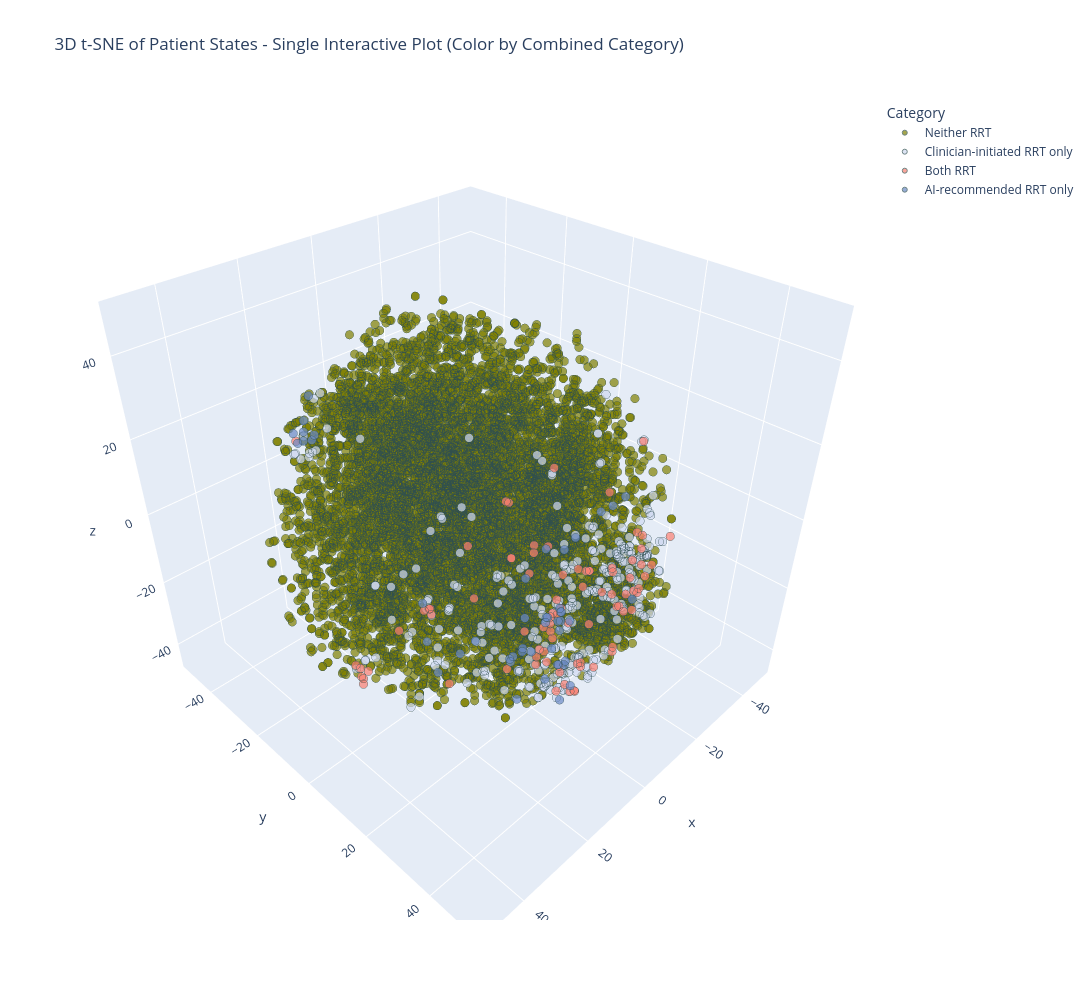

The code cell stored with this chart in its notebook:
### Code cell
import pandas as pd
import numpy as np
from sklearn.manifold import TSNE
import plotly.express as px

sample_size = 10000
N = len(MIMICzs)
if N > sample_size:
    sampled_indices = np.random.choice(MIMICzs.index, sample_size, replace=False)
    MIMICzs_sampled = MIMICzs.iloc[sampled_indices] if isinstance(MIMICzs, pd.DataFrame) else MIMICzs[sampled_indices]
    actions_sampled = actions.iloc[sampled_indices] if isinstance(actions, pd.Series) else np.array(actions)[sampled_indices]
    ai_actions_sampled = ai_recommended_actions.iloc[sampled_indices] if isinstance(ai_recommended_actions, pd.Series) else np.array(ai_recommended_actions)[sampled_indices]
else:
    MIMICzs_sampled = MIMICzs
    actions_sampled = actions
    ai_actions_sampled = ai_recommended_actions

actions_sampled = np.where(np.array(actions_sampled) == 1, 'RRT', 'No RRT')
ai_actions_sampled = np.where(np.array(ai_actions_sampled) == 1, 'RRT', 'No RRT')

actions_sampled = pd.Series([str(a).strip() for a in actions_sampled])
ai_actions_sampled = pd.Series([str(a).strip() for a in ai_actions_sampled])

# Print unique values to ensure they contain both 'RRT' and 'No RRT'
print("Unique clinician_action values:", actions_sampled.unique())
print("Unique ai_action values:", ai_actions_sampled.unique())

tsne = TSNE(n_components=3, random_state=42)
state_embeddings = tsne.fit_transform(
    MIMICzs_sampled.values if isinstance(MIMICzs_sampled, pd.DataFrame) else MIMICzs_sampled
)

embedding_df = pd.DataFrame({
    'x': state_embeddings[:, 0],
    'y': state_embeddings[:, 1],
    'z': state_embeddings[:, 2],
    'clinician_action': actions_sampled.values,
    'ai_action': ai_actions_sampled.values
})



# Create a combined category
def categorize(row):
    c_action = row['clinician_action']
    ai_action = row['ai_action']
    if c_action == 'No RRT' and ai_action == 'No RRT':
        return 'Neither RRT'
    elif c_action == 'No RRT' and ai_action == 'RRT':
        return 'AI-recommended RRT only'
    elif c_action == 'RRT' and ai_action == 'RRT':
        return 'Both RRT'
    elif c_action == 'RRT' and ai_action == 'No RRT':
        return 'Clinician-initiated RRT only'
    else:
        return 'No RRT'

embedding_df['combined_category'] = embedding_df.apply(categorize, axis=1)


print("Category counts:\n", embedding_df['combined_category'].value_counts())

color_mapping = {
    'Neither RRT': 'olive',           # silver
    'AI-recommended RRT only': '#6b8ac5',
    'Both RRT': 'salmon',         # black
    'Clinician-initiated RRT only': '#d0d9f0'
}

fig = px.scatter_3d(
    embedding_df,
    x='x', y='y', z='z',
    color='combined_category',
    color_discrete_map=color_mapping,
    hover_data=['clinician_action', 'ai_action'],
    title='3D t-SNE of Patient States - Single Interactive Plot (Color by Combined Category)'
)

fig.update_traces(marker=dict(size=5, opacity=0.7, line=dict(width=1, color='DarkSlateGrey')))
plt.rcParams['font.family'] = 'Helvetica'
# Increase figure size
fig.update_layout(
    width=1600,  # Width in pixels
    height=1000, # Height in pixels
    legend_title_text='Category'
)

fig.write_html(os.path.join(fig_path,"mimic_tsne_3d_interactive_colormap.html"))

fig.show()

### Figure 1 — Plotly figure (JSON) as saved in the notebook; plotly's stock layout.template omitted (floating-point values rounded to 4 significant figures; data arrays with more than 128 entries replaced by an {"elided": "..."} marker saying what was removed)
{"data": [{"customdata": {"elided": "9564x2 str values"}, "hovertemplate": "combined_category=Neither RRT<br>x=%{x}<br>y=%{y}<br>z=%{z}<br>clinician_action=%{customdata[0]}<br>ai_action=%{customdata[1]}<extra></extra>", "legendgroup": "Neither RRT", "marker": {"color": "olive", "line": {"color": "DarkSlateGrey", "width": 1}, "opacity": 0.7, "size": 5, "symbol": "circle"}, "mode": "markers", "name": "Neither RRT", "scene": "scene", "showlegend": true, "type": "scatter3d", "x": {"elided": "9564 float values"}, "y": {"elided": "9564 float values"}, "z": {"elided": "9564 float values"}}, {"customdata": {"elided": "305x2 str values"}, "hovertemplate": "combined_category=Clinician-initiated RRT only<br>x=%{x}<br>y=%{y}<br>z=%{z}<br>clinician_action=%{customdata[0]}<br>ai_action=%{customdata[1]}<extra></extra>", "legendgroup": "Clinician-initiated RRT only", "marker": {"color": "#d0d9f0", "line": {"color": "DarkSlateGrey", "width": 1}, "opacity": 0.7, "size": 5, "symbol": "circle"}, "mode": "markers", "name": "Clinician-initiated RRT only", "scene": "scene", "showlegend": true, "type": "scatter3d", "x": {"elided": "305 float values"}, "y": {"elided": "305 float values"}, "z": {"elided": "305 float values"}}, {"customdata": {"elided": "84x2 str values"}, "hovertemplate": "combined_category=Both RRT<br>x=%{x}<br>y=%{y}<br>z=%{z}<br>clinician_action=%{customdata[0]}<br>ai_action=%{customdata[1]}<extra></extra>", "legendgroup": "Both RRT", "marker": {"color": "salmon", "line": {"color": "DarkSlateGrey", "width": 1}, "opacity": 0.7, "size": 5, "symbol": "circle"}, "mode": "markers", "name": "Both RRT", "scene": "scene", "showlegend": true, "type": "scatter3d", "x": [10.38, 18.03, 0.5016, -16.83, 4.421, 0.7184, 26.85, 11.65, 8.361, 43.84, 42.09, 1.1, -30.77, -0.8247, -5.259, 4.701, -22.4, 8.91, -9.371, 43.9, 17.8, -22.12, 3.149, -10.73, 7.721, 10.47, -16.41, 2.486, 3.3, 3.256, 10.42, 0.6089, 43.69, 18.67, 0.289, -10.32, -5.174, -10.94, -6.487, -5.423, -0.2164, -4.278, -1.127, 16.76, 0.7912, 5.326, -13.23, -4.917, 43.53, -4.99, 42.79, 0.7115, 0.1393, 18.36, -2.835, -1.463, -0.03687, -18.75, -2.378, -4.191, 11.04, -15.54, 11.1, -21.96, -18.56, -0.3795, 1.43, -21.73, 0.9187, 1.82, -21.21, -1.408, 5.513, -26.25, 1.358, -35.66, 10.19, -3.631, -7.602, -3.561, 17.95, 17.55, 3.837, -21.26], "y": [41.43, -7.297, 41.86, 25.38, 25.07, -15.74, -28.02, 22.05, 39.12, 11.54, 11.59, 26.46, 23.49, 32.86, 40.76, 21.44, 4.332, 34.8, 33.4, 12.04, 38.63, -0.608, -15.0, 24.31, 33.23, 33.16, 30.84, 28.94, 31.8, 25.01, 41.46, 39.78, 9.701, 38.21, -15.86, 45.32, 41.74, 37.85, 37.01, 30.83, 32.44, 44.5, 45.36, 37.8, 24.4, 35.18, 16.34, 43.0, 11.68, 42.27, 10.01, 43.65, 39.68, 39.28, 23.75, 36.03, 20.5, -5.191, 46.89, 12.97, 40.62, 18.97, 40.81, -9.532, -5.095, 33.23, 21.77, 4.319, 42.09, 26.51, -9.82, 42.34, 31.84, 25.83, 44.72, 11.4, 37.39, 43.54, -9.843, 43.3, 17.93, 9.411, -11.47, 0.1495], "z": [13.2, -28.42, -12.72, -17.7, -21.97, -37.32, 19.25, -25.16, 10.73, -12.31, -11.93, -8.566, -17.05, -24.32, 13.78, -2.109, 4.646, -19.17, -9.141, -14.0, 2.723, -20.82, -35.99, -13.13, -26.81, -2.516, -18.42, -8.696, -10.52, -16.1, 13.24, 7.455, -10.48, -4.292, -37.65, 12.52, -5.975, -6.462, -8.696, -17.02, -24.51, 5.25, 10.49, 3.277, -28.75, -27.25, -15.65, 0.7817, -12.96, 13.98, -11.74, -1.565, 6.085, 1.54, -17.06, -23.93, -32.83, -25.63, 10.59, -29.91, -18.97, -13.72, -18.94, -11.96, -25.5, -24.97, -28.52, -18.29, -13.61, -19.38, -11.36, 0.9314, -21.69, 19.57, 8.229, -5.324, -20.06, 0.7503, -18.22, 12.02, -3.213, -34.5, -34.68, -22.38]}, {"customdata": [["No RRT", "RRT"], ["No RRT", "RRT"], ["No RRT", "RRT"], ["No RRT", "RRT"], ["No RRT", "RRT"], ["No RRT", "RRT"], ["No RRT", "RRT"], ["No RRT", "RRT"], ["No RRT", "RRT"], ["No RRT", "RRT"], ["No RRT", "RRT"], ["No RRT", "RRT"], ["No RRT", "RRT"], ["No RRT", "RRT"], ["No RRT", "RRT"], ["No RRT", "RRT"], ["No RRT", "RRT"], ["No RRT", "RRT"], ["No RRT", "RRT"], ["No RRT", "RRT"], ["No RRT", "RRT"], ["No RRT", "RRT"], ["No RRT", "RRT"], ["No RRT", "RRT"], ["No RRT", "RRT"], ["No RRT", "RRT"], ["No RRT", "RRT"], ["No RRT", "RRT"], ["No RRT", "RRT"], ["No RRT", "RRT"], ["No RRT", "RRT"], ["No RRT", "RRT"], ["No RRT", "RRT"], ["No RRT", "RRT"], ["No RRT", "RRT"], ["No RRT", "RRT"], ["No RRT", "RRT"], ["No RRT", "RRT"], ["No RRT", "RRT"], ["No RRT", "RRT"], ["No RRT", "RRT"], ["No RRT", "RRT"], ["No RRT", "RRT"], ["No RRT", "RRT"], ["No RRT", "RRT"], ["No RRT", "RRT"], ["No RRT", "RRT"]], "hovertemplate": "combined_category=AI-recommended RRT only<br>x=%{x}<br>y=%{y}<br>z=%{z}<br>clinician_action=%{customdata[0]}<br>ai_action=%{customdata[1]}<extra></extra>", "legendgroup": "AI-recommended RRT only", "marker": {"color": "#6b8ac5", "line": {"color": "DarkSlateGrey", "width": 1}, "opacity": 0.7, "size": 5, "symbol": "circle"}, "mode": "markers", "name": "AI-recommended RRT only", "scene": "scene", "showlegend": true, "type": "scatter3d", "x": [-3.907, 23.19, 24.85, 18.92, -12.14, 6.141, 25.95, 26.82, 3.696, 19.17, 9.353, 12.22, 18.31, 3.523, -23.05, 18.49, 25.66, 28.34, -3.372, 15.55, 3.261, 12.64, 3.488, 4.393, 5.029, 27.52, 2.715, -21.09, 16.58, 1.791, 15.58, -32.94, 10.52, 11.65, 15.52, 4.261, 0.3587, 15.71, 16.51, 3.463, 9.549, 26.73, -25.76, -33.68, 19.0, 18.74, 23.92], "y": [12.72, -26.76, -23.72, 33.07, 11.66, 27.81, -25.51, -28.76, 29.93, 38.71, 38.23, 25.79, 38.33, 15.4, 11.68, 41.58, -23.67, -22.91, 42.72, 39.37, 19.1, 0.1817, 15.66, 27.13, 31.22, 23.49, 31.02, 10.05, 42.44, 30.57, 39.33, 11.3, -5.889, 28.93, 38.7, -14.2, 25.31, 39.54, 39.74, 16.36, 35.8, -27.63, 19.76, 17.58, 19.36, 32.71, -29.06], "z": [-36.51, 29.52, 21.81, 1.421, -9.957, -11.14, 25.06, 20.88, -23.85, 5.269, -20.4, -31.47, 4.477, -32.12, -12.38, 3.264, 20.89, 22.12, -1.38, 2.512, -26.41, -40.75, -32.86, -29.85, -22.04, -8.845, -23.82, -15.9, 5.122, -23.61, 4.829, -9.826, -35.93, -15.3, 1.938, -32.38, -24.19, 4.965, 6.524, -30.69, -26.31, 18.85, -0.3141, -2.614, -13.61, 11.11, 19.94]}], "layout": {"height": 1000, "legend": {"title": {"text": "Category"}, "tracegroupgap": 0}, "scene": {"domain": {"x": [0, 1], "y": [0, 1]}, "xaxis": {"title": {"text": "x"}}, "yaxis": {"title": {"text": "y"}}, "zaxis": {"title": {"text": "z"}}}, "title": {"text": "3D t-SNE of Patient States - Single Interactive Plot (Color by Combined Category)"}, "width": 1600}}
